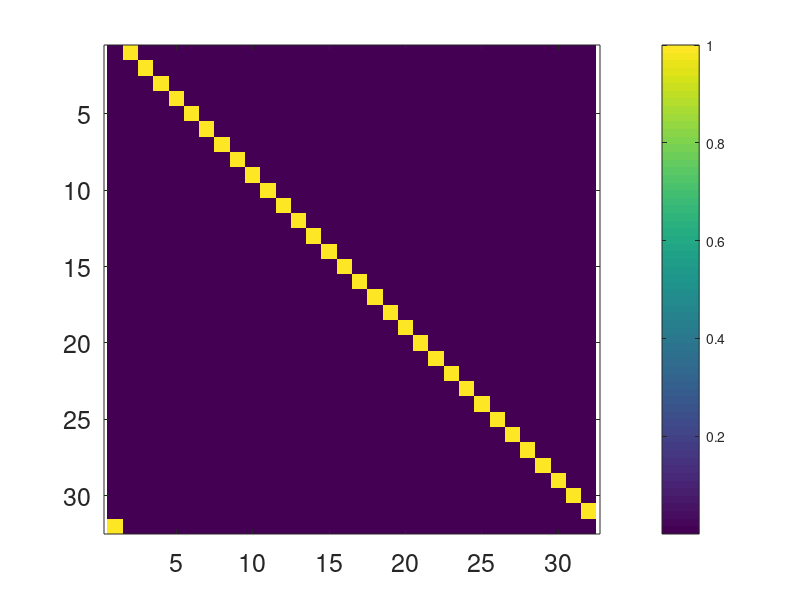

Reproduce this figure in MATLAB. (Note: this script raises an error after producing the figure.)
rng(8);

if(1)
    nz = 32;
    eh = 1;
    
    %gfn = @(t,s) exp(i*2*pi*t*transpose(s));
    gfn = @(t,s) (s.').^t;
    
    %ng = 32;    gs = exp(2*pi*i*[1/2:ng]'/ng);         T = gfn(zs,gs);
    ng = 32;    tmp = [1/2:ng]'/ng - 1/2;    gs = exp(2*pi*i*tmp);
end

for it=1:3
    if(it==1)
        zs = [0:nz-1]'*eh;
    elseif(it==2)
        zs = zs + randn(size(zs))*0.1;
    else
        zs = sort(rand(nz,1)*nz);    
    end
    T = gfn(zs,gs);    for g=1:size(T,2);        T(:,g) = T(:,g)/norm(T(:,g));    end
    M = T * diag( exp(2*pi*i*tmp*eh) )*pinv(T,norm(T,'fro')*1e-2);
    
    FS=18;
    figure; imagesc(abs(M)); colorbar; axis equal; axis tight;
    set(gca, 'FontSize', FS);    bb=get(gca);    set(bb.XLabel, 'FontSize', FS);    set(bb.YLabel, 'FontSize', FS);    set(bb.ZLabel, 'FontSize', FS);    set(bb.Title, 'FontSize', FS);
    filename = sprintf('cmp_%i',it);
    print(gcf, '-depsc', filename);
end
